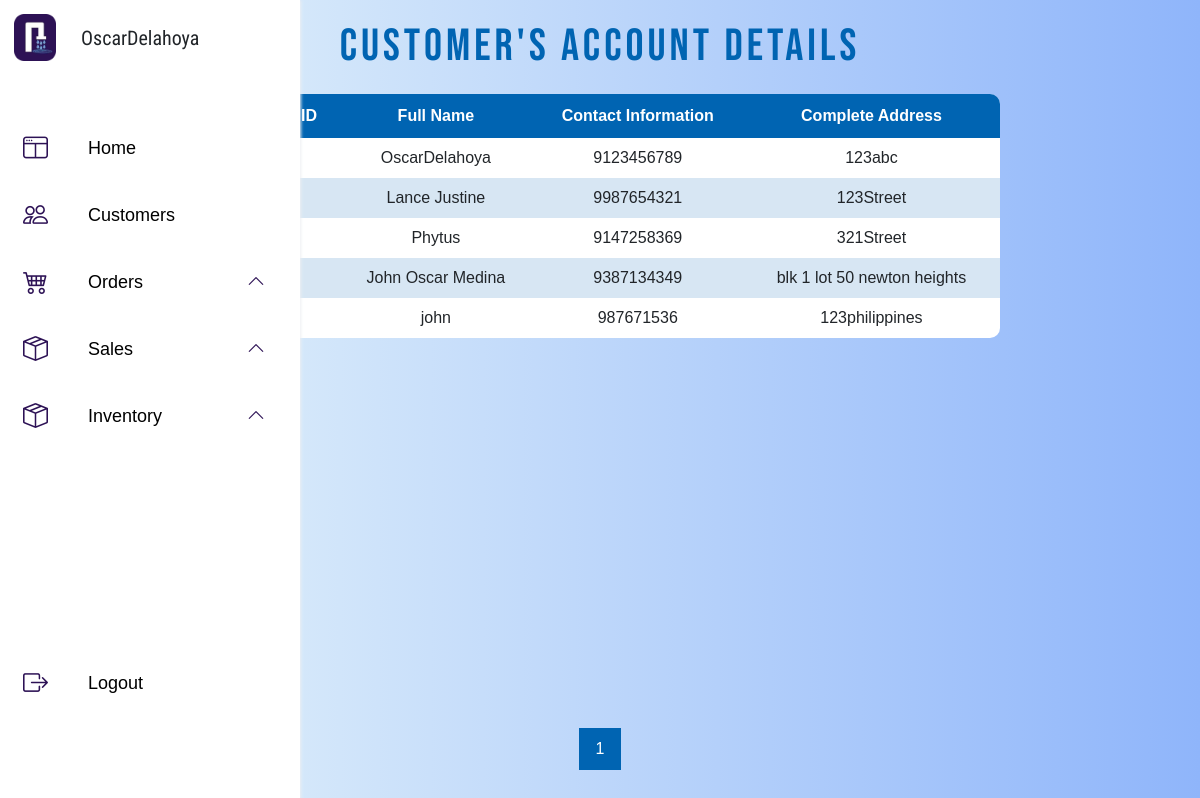
Screenshot of /admin/admin_customers.php (signed in) with the database file from the repository.
### tables this page shows
CREATE TABLE `customer` (
  `customer_id` int(3) NOT NULL,
  `full_name` varchar(50) NOT NULL,
  `email` varchar(50) NOT NULL,
  `password` varchar(18) NOT NULL,
  `complete_address` varchar(250) NOT NULL,
  `contact_number` bigint(15) NOT NULL
);

### admin/admin_customers.php (the view, shortened to what this page needs)
<?php
    $servername = "localhost";
    $username = 'root';
    $password = '';
    $dbname = "tentian";
    $conn = new mysqli($servername, $username, $password, $dbname);
    $recordsPerPage = 5;
    $currentPage = isset($_GET['page']) ? intval($_GET['page']) : 1;
    $offset = ($currentPage - 1) * $recordsPerPage;
    $sql = "SELECT customer_id, full_Name, contact_number,complete_address FROM customer LIMIT $offset, $recordsPerPage";
    $result = $conn->query($sql);
?>
<!DOCTYPE html>
<html>
<head>
    <link href="https://cdn.jsdelivr.net/npm/bootstrap@5.3.0-alpha3/dist/css/bootstrap.min.css" rel="stylesheet">
    <link rel="stylesheet" href="https://cdn.jsdelivr.net/npm/bootstrap-icons@1.10.5/font/bootstrap-icons.css">
    <link rel="stylesheet" href="../admin/files/admin.css">
    <link rel="stylesheet" href="https://unpkg.com/aos@next/dist/aos.css"/>
</head>
<body>
    <?php include ('../admin/adminsidebar.php')?>
    <div class="main-content">
    <div class="admC-header"><h1>Customer's Account Details</h1></div>
    <div class="admC-table" data-aos="fade-up">
        <table>
            <tr>
                <th>Customer ID</th>
                <th>Full Name</th>
                <th>Contact Information</th>
                <th>Complete Address</th>
            </tr>
            <?php
            if ($result->num_rows > 0) {
                while ($row = $result->fetch_assoc()) {
                    echo "<tr>";
                    echo "<td>" . $row["customer_id"] . "</td>";
                    echo "<td>" . $row["full_Name"] . "</td>";
                    echo "<td>" . $row["contact_number"] . "</td>";
                    echo "<td>" . $row["complete_address"] . "</td>";
                    echo "</tr>";
                }
            } else {
                echo "<tr><td colspan='5'>No customer records found</td></tr>";
            }
            ?>
        </table>
    </div>
        <?php
        $totalRecords = $conn->query("SELECT COUNT(*) AS total FROM customer")->fetch_assoc()['total'];
        $totalPages = ceil($totalRecords / $recordsPerPage);
        ?>
        <div class="pagination">
            <?php
            for ($i = 1; $i <= $totalPages; $i++) {
                $activeClass = ($i === $currentPage) ? "active" : "";
                echo "<a class='$activeClass' href='show_customer.php?page=$i'>$i</a>";
            }
            ?>
        </div>
    </div>
</body>
</html>

### admin/files/admin.css (style rules this page uses)
* { padding: 0%; margin: 0%; font-family: sans-serif; }
body { height: 100px; background-image: linear-gradient(to right, #ebf8fa, #8fb5fa); }
.main-content { max-width: 70%; margin: 0 auto; padding: 20px; box-sizing: border-box; }
h1 { font-size: 35px; text-align: center; margin-bottom: 20px; }
table { width: 100%; border-collapse: collapse; text-align: center; }
table td, table th { padding: 8px; }
table tr:nth-child(even) { background-color: #fff; }
table tr:nth-child(odd) { background-color: #D7E6F3; }
table th { padding-top: 10px; padding-bottom: 10px; background-color: #0064B2; color: white; text-align: center; }
.admC-table table { border-radius: 10px; overflow: hidden; }
.pagination { position: fixed; justify-content: center; bottom: 0; left: 0; width: 100%; padding: 10px; margin-bottom: 20px; }
.pagination a { display: inline-block; padding: 8px 16px; text-decoration: none; transition: background-color 0.3s; }
.pagination a.active { background-color: #0064B2; color: white; border: 1px solid #0064B2; }
.admC-header h1 { font-family: 'Bebas Neue', sans-serif; letter-spacing: 4px; color: #0064B2; font-size: 45px; }

### rows the page displays
customer: full_name "OscarDelahoya", contact_number "9123456789", complete_address "123abc"
customer: full_name "Lance Justine", contact_number "9987654321", complete_address "123Street"
customer: full_name "Phytus", contact_number "9147258369", complete_address "321Street"
customer: full_name "John Oscar Medina", contact_number "9387134349", complete_address "blk 1 lot 50 newton heights"
customer: full_name "john", contact_number "987671536", complete_address "123philippines"

### other values shown
$user['full_name'] "OscarDelahoya"
